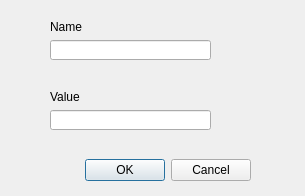
<?xml version="1.0" encoding="UTF-8"?>
<ui version="4.0">
 <class>addAttribute</class>
 <widget class="QDialog" name="addAttribute">
  <property name="geometry">
   <rect>
    <x>0</x>
    <y>0</y>
    <width>305</width>
    <height>196</height>
   </rect>
  </property>
  <property name="windowTitle">
   <string>New Attribute</string>
  </property>
  <widget class="QDialogButtonBox" name="buttonBox">
   <property name="geometry">
    <rect>
     <x>30</x>
     <y>150</y>
     <width>221</width>
     <height>41</height>
    </rect>
   </property>
   <property name="orientation">
    <enum>Qt::Horizontal</enum>
   </property>
   <property name="standardButtons">
    <set>QDialogButtonBox::Cancel|QDialogButtonBox::Ok</set>
   </property>
  </widget>
  <widget class="QLabel" name="label">
   <property name="geometry">
    <rect>
     <x>50</x>
     <y>20</y>
     <width>46</width>
     <height>13</height>
    </rect>
   </property>
   <property name="text">
    <string>Name</string>
   </property>
  </widget>
  <widget class="QLineEdit" name="lineEdit">
   <property name="geometry">
    <rect>
     <x>50</x>
     <y>40</y>
     <width>161</width>
     <height>20</height>
    </rect>
   </property>
  </widget>
  <widget class="QLabel" name="label_2">
   <property name="geometry">
    <rect>
     <x>50</x>
     <y>90</y>
     <width>46</width>
     <height>13</height>
    </rect>
   </property>
   <property name="text">
    <string>Value</string>
   </property>
  </widget>
  <widget class="QLineEdit" name="lineEdit_2">
   <property name="geometry">
    <rect>
     <x>50</x>
     <y>110</y>
     <width>161</width>
     <height>20</height>
    </rect>
   </property>
  </widget>
 </widget>
 <resources/>
 <connections>
  <connection>
   <sender>buttonBox</sender>
   <signal>accepted()</signal>
   <receiver>addAttribute</receiver>
   <slot>accept()</slot>
   <hints>
    <hint type="sourcelabel">
     <x>248</x>
     <y>254</y>
    </hint>
    <hint type="destinationlabel">
     <x>157</x>
     <y>274</y>
    </hint>
   </hints>
  </connection>
  <connection>
   <sender>buttonBox</sender>
   <signal>rejected()</signal>
   <receiver>addAttribute</receiver>
   <slot>reject()</slot>
   <hints>
    <hint type="sourcelabel">
     <x>316</x>
     <y>260</y>
    </hint>
    <hint type="destinationlabel">
     <x>286</x>
     <y>274</y>
    </hint>
   </hints>
  </connection>
 </connections>
</ui>
